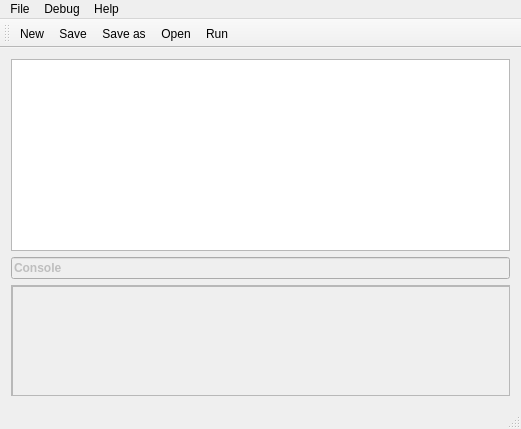
<?xml version="1.0" encoding="UTF-8"?>
<ui version="4.0">
 <class>MainWindow</class>
 <widget class="QMainWindow" name="MainWindow">
  <property name="geometry">
   <rect>
    <x>0</x>
    <y>0</y>
    <width>521</width>
    <height>429</height>
   </rect>
  </property>
  <property name="windowTitle">
   <string>MainWindow</string>
  </property>
  <widget class="QWidget" name="centralWidget">
   <layout class="QVBoxLayout" name="verticalLayout">
    <item>
     <widget class="QPlainTextEdit" name="entornoCodigo"/>
    </item>
    <item>
     <widget class="QLineEdit" name="lineEdit">
      <property name="enabled">
       <bool>false</bool>
      </property>
      <property name="font">
       <font>
        <weight>75</weight>
        <bold>true</bold>
        <kerning>true</kerning>
       </font>
      </property>
      <property name="text">
       <string>Console</string>
      </property>
     </widget>
    </item>
    <item>
     <widget class="QScrollArea" name="scrollArea">
      <property name="widgetResizable">
       <bool>true</bool>
      </property>
      <widget class="QWidget" name="scrollAreaWidgetContents">
       <property name="geometry">
        <rect>
         <x>0</x>
         <y>0</y>
         <width>501</width>
         <height>97</height>
        </rect>
       </property>
       <widget class="QPlainTextEdit" name="Console">
        <property name="enabled">
         <bool>false</bool>
        </property>
        <property name="geometry">
         <rect>
          <x>0</x>
          <y>0</y>
          <width>521</width>
          <height>121</height>
         </rect>
        </property>
        <property name="plainText">
         <string/>
        </property>
       </widget>
      </widget>
     </widget>
    </item>
   </layout>
  </widget>
  <widget class="QMenuBar" name="menuBar">
   <property name="enabled">
    <bool>true</bool>
   </property>
   <property name="geometry">
    <rect>
     <x>0</x>
     <y>0</y>
     <width>521</width>
     <height>22</height>
    </rect>
   </property>
   <property name="defaultUp">
    <bool>false</bool>
   </property>
   <property name="nativeMenuBar">
    <bool>false</bool>
   </property>
   <widget class="QMenu" name="menuHola">
    <property name="title">
     <string>File</string>
    </property>
    <addaction name="actionNew"/>
    <addaction name="actionOpen"/>
    <addaction name="actionSave"/>
    <addaction name="actionSaveAs"/>
   </widget>
   <widget class="QMenu" name="menuHelp">
    <property name="title">
     <string>Help</string>
    </property>
    <addaction name="actionAbout"/>
   </widget>
   <widget class="QMenu" name="menuDebug">
    <property name="enabled">
     <bool>true</bool>
    </property>
    <property name="title">
     <string>Debug</string>
    </property>
    <addaction name="actionRun"/>
   </widget>
   <addaction name="menuHola"/>
   <addaction name="menuDebug"/>
   <addaction name="menuHelp"/>
  </widget>
  <widget class="QToolBar" name="mainToolBar">
   <attribute name="toolBarArea">
    <enum>TopToolBarArea</enum>
   </attribute>
   <attribute name="toolBarBreak">
    <bool>false</bool>
   </attribute>
   <addaction name="actionNew"/>
   <addaction name="actionSave"/>
   <addaction name="actionSaveAs"/>
   <addaction name="actionOpen"/>
   <addaction name="actionRun"/>
  </widget>
  <widget class="QStatusBar" name="statusBar"/>
  <action name="actionNew">
   <property name="icon">
    <iconset resource="resources.qrc">
     <normaloff>:/QtImages/95392_document_1024x1024.png</normaloff>:/QtImages/95392_document_1024x1024.png</iconset>
   </property>
   <property name="text">
    <string>New</string>
   </property>
  </action>
  <action name="actionSaveAs">
   <property name="icon">
    <iconset resource="resources.qrc">
     <normaloff>:/QtImages/save-as-icon.png</normaloff>:/QtImages/save-as-icon.png</iconset>
   </property>
   <property name="text">
    <string>Save as</string>
   </property>
  </action>
  <action name="actionAbout">
   <property name="icon">
    <iconset>
     <normaloff>:/Image/D:/Jhoan/diseño de la pag/QtImages/user_man_info_21954.png</normaloff>:/Image/D:/Jhoan/diseño de la pag/QtImages/user_man_info_21954.png</iconset>
   </property>
   <property name="text">
    <string>About</string>
   </property>
  </action>
  <action name="actionRun">
   <property name="icon">
    <iconset resource="resources.qrc">
     <normaloff>:/QtImages/compfile.png</normaloff>:/QtImages/compfile.png</iconset>
   </property>
   <property name="text">
    <string>Run</string>
   </property>
  </action>
  <action name="actionOpen">
   <property name="icon">
    <iconset resource="resources.qrc">
     <normaloff>:/QtImages/Open folder.png</normaloff>:/QtImages/Open folder.png</iconset>
   </property>
   <property name="text">
    <string>Open</string>
   </property>
  </action>
  <action name="actionSave">
   <property name="icon">
    <iconset resource="resources.qrc">
     <normaloff>:/QtImages/flaticon-save.png</normaloff>:/QtImages/flaticon-save.png</iconset>
   </property>
   <property name="text">
    <string>Save</string>
   </property>
  </action>
 </widget>
 <layoutdefault spacing="6" margin="11"/>
 <resources>
  <include location="resources.qrc"/>
 </resources>
 <connections/>
</ui>
